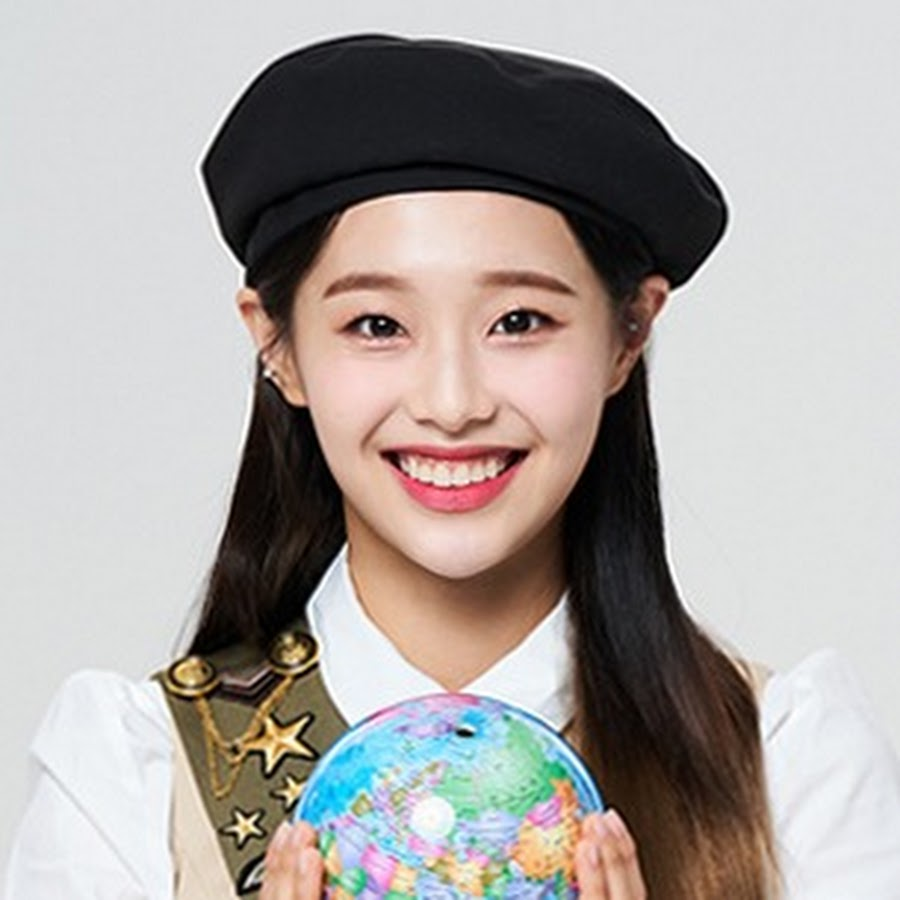
#> input picture 딥러닝/chu.jpg, 900 x 900 px
$ jupyter execute 08_OpenCV.ipynb   (text cells are left out)
#> lines starting #> are read from the running program, lines starting #| are printed output that depends on the picture; after the words box and inside, x2 and y2 are one past the last pixel; in counts of white or black regions, pixels touching at a corner belong together; pictures that were not available may be replaced by others from this repository, and a replacement may not be noted
[cell 1]
import cv2

print(cv2.__version__)

[cell 2]
# jpg,png,gif,jfif

[cell 3]
# 이미지 읽어오기
img = cv2.imread('chu.jpg')
#> img is the input picture: shape (900, 900, 3); mean B, G, R 161.8, 165.3, 171.5
img.shape
# RBG 값을 가져옴
# 각 픽셀의 값을 R,B,G 총 3개의 값으로 가져옴
cv2.imshow('figure',img)

# 이미지를 파이썬에서 띄우는게 아니라 윈도우에서 띄움
# 띄우는 행위는 파이썬이 하기 때문에 닫는 행위도 파이썬에서 제어 해줘야함
# 윈도우에서 끄게되면 파이썬이 돌아가고 있어서 커널을 다시 시작해줘야함
# 따라서 닫는 키도 지정해줘야함

# 키입력을 기다림
# 0이라고 입력하면 무한정 대기
# ms = 1000이 1초
# 3000: 키 입력을 3초 동안 기다림
# 3초후에 아래 코드 실행

# 0: 키 입력을 무한정 대기
# 아무 키나 입력을 했을때 아래 코드 실행
cv2.waitKey(0)


#떠있는 창을 모두 닫음
cv2.destroyAllWindows()
# 닫을 때는 X로 닫으면 안됨 실행하고 아무키누르면 닫힘

[cell 4]
import cv2
import matplotlib.pyplot as plt

# cv2.IMREAD_COLOR: 이미지를 컬러 데이터로 읽어옴
img = cv2.imread('chu.jpg',cv2.IMREAD_COLOR)

# 이미지니까 틱을 없애버리자
plt.xticks([])
plt.yticks([])
plt.imshow(img)
plt.show()

# 기존 이미지는 RGB값을 사용해서 이미지를 표현
# 파이썬 BGR로 데이터를 읽음
# Red > Blue로 표현
# Blue > Red로 표현

[cell 5]
import cv2
import matplotlib.pyplot as plt

# cv2.IMREAD_COLOR: 이미지를 컬러 데이터로 읽어옴
img = cv2.imread('chu.jpg',cv2.IMREAD_COLOR)

# 색상 공간을 변화
img = cv2.cvtColor(img,cv2.COLOR_RGB2BGR)

# 이미지니까 틱을 없애버리자
plt.xticks([])
plt.yticks([])
plt.imshow(img)
plt.show()

[cell 6]
# 나중에 데이터를 변환할때 어떤 식으로 사용해할지 판단

[cell 7]
# 컬러이미지를 흑백이미지(Gray Scale)로 변환해서 출력
#하나의 셀만 실행시켜도 바로 출력값을 가지게 하기위해서 import를 계속 해줌
import cv2
import matplotlib.pyplot as plt
#cv2.IMREAD_GRAYSCALE: 이미지를 흑백으로
img = cv2.imread('chu.jpg',cv2.IMREAD_GRAYSCALE)
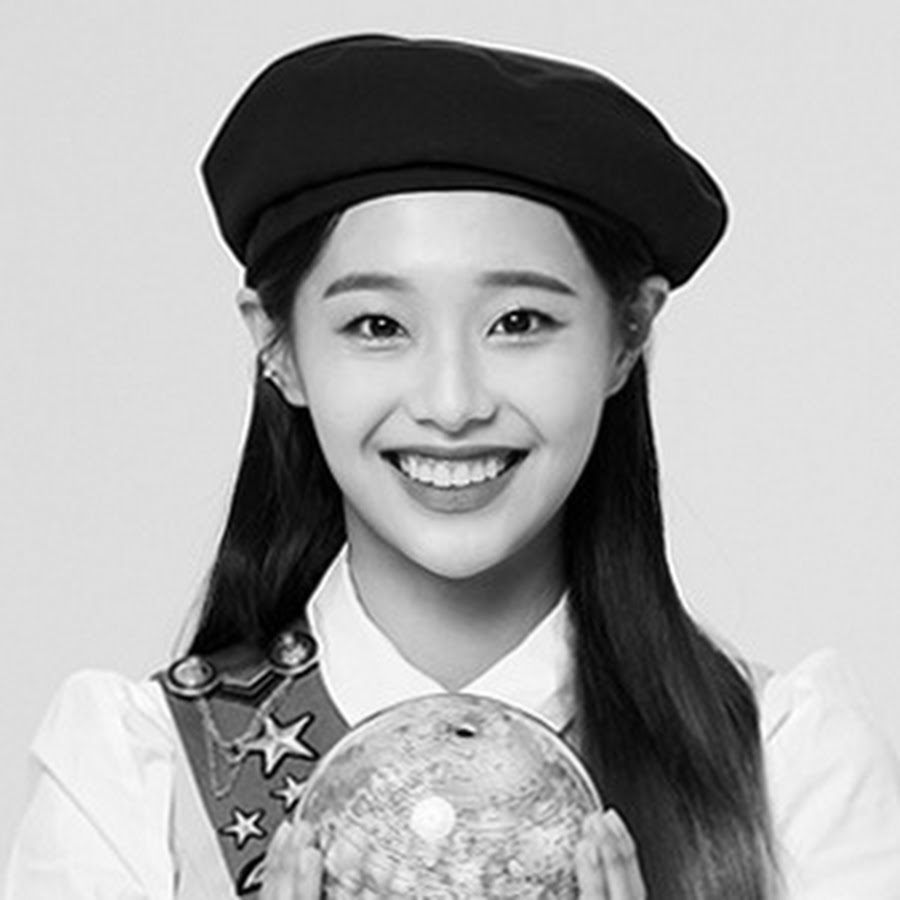
#> img: shape (900, 900); min 0, max 255, mean 166.7

#cmap = 'gray'흑백을 읽는 코드
# 컬러 > 흑백으로 변환해서 이미지를 출력
# 이 과정에서 이미지가 약간 깨질 수 있음
# interpolation = 'bicubic' : 보관법(이미지가 깨지는 현상을 방지)
# 큐빅(사각형)을 기준으로 근접 픽셀들에 대해서 중간값, 평균값등으로 계산해서 보완
plt.imshow(img, cmap='gray',interpolation = 'bicubic')
plt.xticks([])
plt.yticks([])
plt.show()

[cell 8]
# 이진 이미지

import cv2
import matplotlib.pyplot as plt
img = cv2.imread('chu.jpg',cv2.IMREAD_GRAYSCALE)

# threshold(이미지 데이터, 기준값, 기준값보다 큰 경우 할당되는 값,할당 조건)
# 기준값보다 작은건 0 으로 할당, 기준값보다 큰 건 255(변환되는 데이터는 0아니면 255):cv2.THRESH_BINARY
# cv2.THRESCH_BINARY_INV : 기준값보다 크면 0으로 할당, 기준값보다 작으면 255로 할당

# 이미지 픽셀값이 0(검정색), 255(흰색) 두가지 값으로 구성
# 두가지 값 출력
# _: 기준값
# thimg : 변환 이미지
_, thimg = cv2.threshold(img,128,255,cv2.THRESH_BINARY_INV)
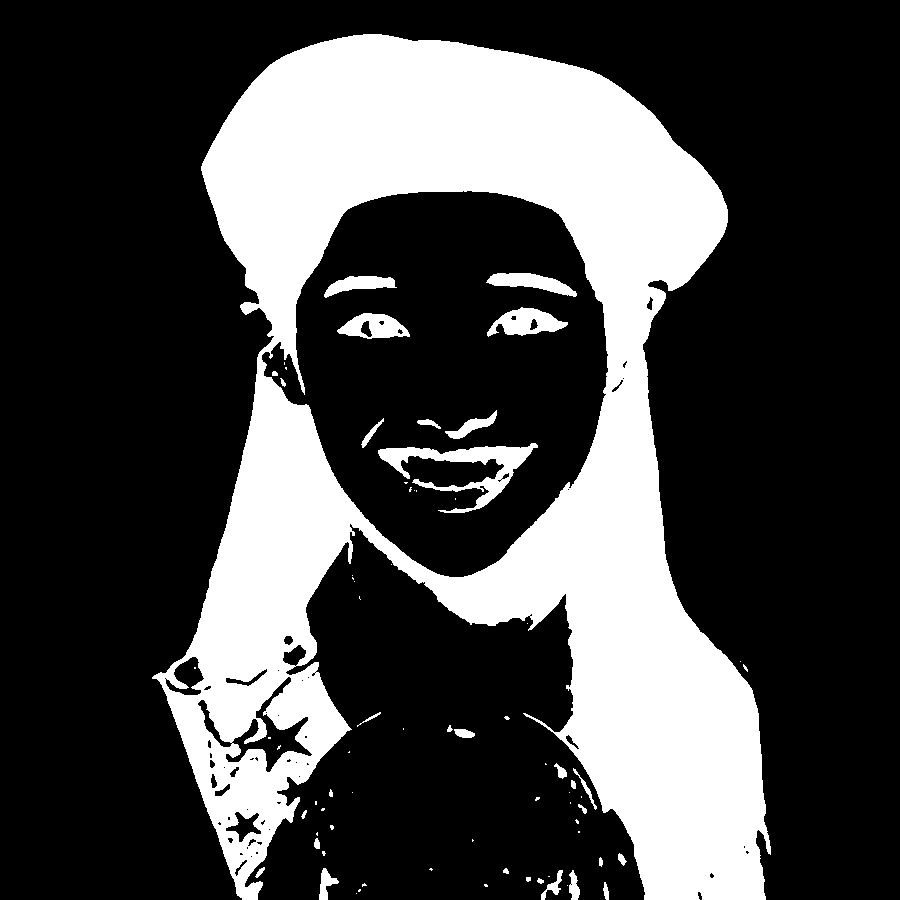
#> thimg: shape (900, 900); 27.8% white; 73 white regions (42 under 20 px), largest, box (x1, y1, x2, y2) and area: (152, 34, 771, 900) 215245, (378, 443, 538, 513) 3282, (487, 307, 568, 337) 1335

plt.imshow(thimg, cmap='gray')
plt.xticks([])
plt.yticks([])
plt.show()

[cell 9]
import cv2

# 예외처리
try:
    # 동영상 파일
    cap = cv2.VideoCapture('video.mp4')
    print('동영상을 가져오기 성공')
except:
    print('동영상 가져오기 실패')

# 동영상 크기
cap.set(3,480)# 가로크기
cap.set(4,320)#세로크기

while True:
    # 동영상에서 이미지를 한 장씩 읽어온다.
    # frame: 읽어온 이미지가 저장
    # ret: 이미지를 읽으면 True, 읽지 못하면 False
    ret, frame=cap.read()
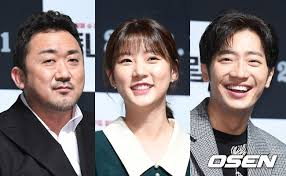
#> input picture 딥러닝/picture.png, 286 x 176 px, given in place of video.mp4, which was not available
#> frame is the input picture: shape (176, 286, 3); mean B, G, R 117.9, 117.7, 127.2

    if not ret :
        print('이미지 읽기 실패')
        cap.release()# 비디오 객체 종료
        cv2.destroyAllWindows() #윈도우 창 닫기
        break
    # 이미지를 읽었다면
    cv2.imshow('video',frame)

    k = cv2.waitKey(33)
#> (key Esc is pressed here)
    # k에는 입력된 키값이 저장
    # cv2.waitKey(16) : 0.0165초마다 1개의 사진을 출력> 1초에 60장의 사진을 출력
    # 0.033초 1개의 사진을 0.033초 만큼 출력
    # 일반적으로 동영상은 1초에 30장의 이미지로 구성
    # 동영상을 2배속으로 돌려보자

    # 동영상을 원하는 시점에서 종료해보자!
    # 숫자 1을 누르면 비디오를 종료하고 윈도우 창을 닫음
    # k 가 1일때
    if k == 49 : #숫자 1에 해당하는 ASCII값이 49
        cap.release() #비디오 객체 종료
        cv2.destroyAllWindows() #윈도우창 닫기
        break
